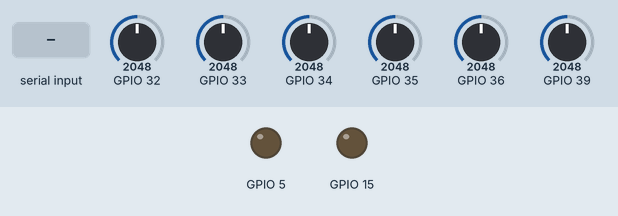
Bench run of a sketch on a simulated ESP32. On the bench: output pins drawn as LEDs (lit = HIGH). Inputs (shaded band) come from the test bench; at power-on: GPIO 32 = 2048, GPIO 33 = 2048, GPIO 34 = 2048, GPIO 35 = 2048, GPIO 36 = 2048, GPIO 39 = 2048. Storage starts empty; what the sketch prints to the serial monitor is not drawn.

Above: at 1.2 s.
1.3 s: "1" received over Serial
At 1.7 s:
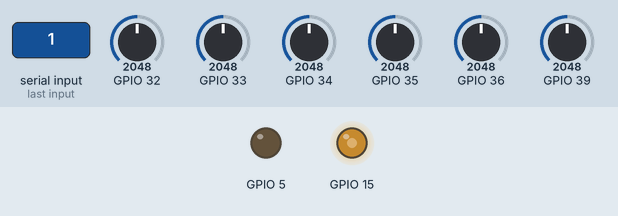
Timing chart, 0 to 11.9 s (numbered marks = the images above; inputs shaded):
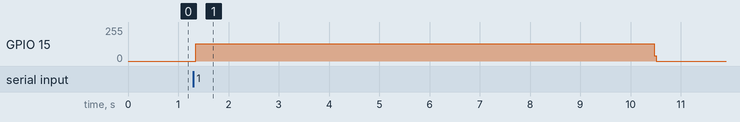

The sketch:

mySD_filteredEWMA.ino
```cpp
/*Programa utilizado para realizar prueba del filtro media Movil de la librería EWMA y guardar datos en la microSD*/

#include <WiFi.h>  //librería wifi
#include <SPI.h>  //Librería SPI
#include <mySD.h> //Librería para microSD
#include <Ewma.h> //Librería filtro EWMA


unsigned int lectura=0;


//Ewma adcFilter1(0.1);   // Less smoothing - faster to detect changes, but more prone to noise
Ewma adcFilter2(0.01);  // More smoothing - less prone to noise, but slower to detect changes
//float filtered1=0;
int filtered2=0;


unsigned int datos;


File myFile;
const int chipSelect = 5;

void setup()
{

  Serial.begin(115200);
  pinMode(36, INPUT);
  pinMode(15,OUTPUT);


  Serial.print("Initializing SD card...");
   pinMode(SS, OUTPUT);

  if (!SD.begin(5, 23, 19, 18)) {
    Serial.println("initialization failed!");
    return;
  }
  Serial.println("initialization done.");
  SD.remove("test.txt");
  // open the file. note that only one file can be open at a time,
  // so you have to close this one before opening another.
  myFile = SD.open("test.txt", FILE_WRITE);

  // if the file opened okay, write to it:
  if (myFile) {
    Serial.print("Writing to test.txt...");
    myFile.println("testing 1, 2, 3.");
  // close the file:
    myFile.close();
    Serial.println("done.");
  } else {
    // if the file didn't open, print an error:
    Serial.println("error opening test.txt");
  }

  // re-open the file for reading:
  myFile = SD.open("test.txt");
  if (myFile) {
    Serial.println("test.txt:");

    // read from the file until there's nothing else in it:
    while (myFile.available()) {
      Serial.write(myFile.read());
    }
    // close the file:
    myFile.close();
  } else {
    // if the file didn't open, print an error:
    Serial.println("error opening test.txt");
  }
}


void loop()
{
  digitalWrite(15,LOW);

  if(Serial.available())
  {
     if(Serial.read()=='1'){
      SD.remove("test.txt");
      myFile = SD.open("test.txt", FILE_WRITE);
        for(unsigned int i=0; i<=12500; i++){
          digitalWrite(15,!digitalRead(15));
          datos=analogRead(36);
          //filtered1 = adcFilter1.filter(datos);
          filtered2 = adcFilter2.filter(datos); //filtering the analog data
          //Serial.println(datos);
          myFile.println(filtered2); //Saving data in the SD
          Serial.println(filtered2);
          analogRead(39);
          analogRead(34);
          analogRead(35);
          analogRead(32);
          analogRead(33);
          //delayMicroseconds(100);

          //myFile.flush();

        }
        myFile.close();
      }
      else delay(100);

  }

}
```

Measured:
- after the input at 1.3 s, GPIO 15: 0/255 → 129/255 after 0.05 s, → 0/255 9.1 s later
